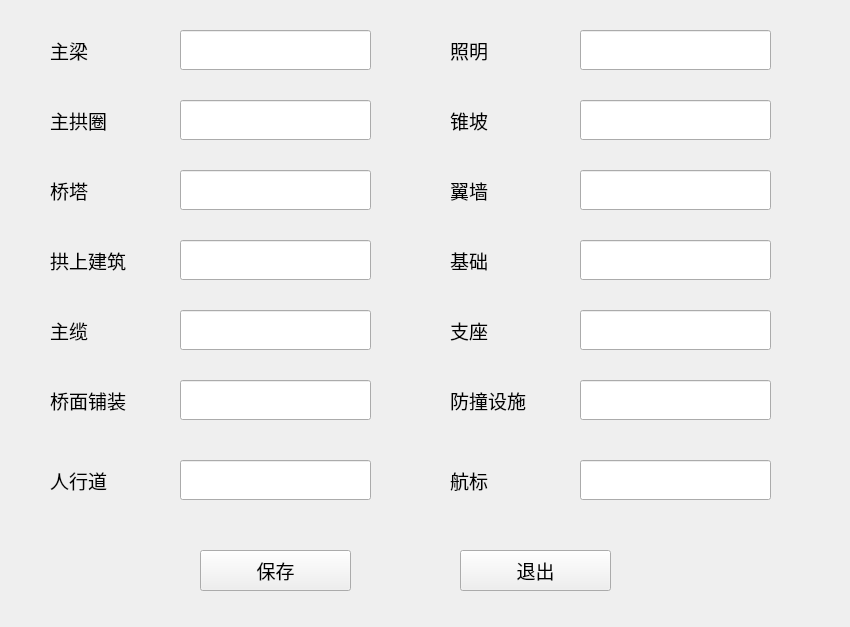
<?xml version="1.0" encoding="UTF-8"?>
<ui version="4.0">
 <class>BSInfoWidgetClass</class>
 <widget class="QWidget" name="BSInfoWidgetClass">
  <property name="geometry">
   <rect>
    <x>0</x>
    <y>0</y>
    <width>850</width>
    <height>627</height>
   </rect>
  </property>
  <property name="windowTitle">
   <string>BSInfoWidget</string>
  </property>
  <widget class="QLabel" name="label">
   <property name="geometry">
    <rect>
     <x>50</x>
     <y>30</y>
     <width>121</width>
     <height>41</height>
    </rect>
   </property>
   <property name="font">
    <font>
     <family>等线</family>
     <pointsize>14</pointsize>
    </font>
   </property>
   <property name="text">
    <string>主梁</string>
   </property>
  </widget>
  <widget class="QLineEdit" name="mainGirderEdit">
   <property name="geometry">
    <rect>
     <x>180</x>
     <y>30</y>
     <width>191</width>
     <height>40</height>
    </rect>
   </property>
   <property name="font">
    <font>
     <family>等线</family>
     <pointsize>14</pointsize>
    </font>
   </property>
   <property name="text">
    <string/>
   </property>
  </widget>
  <widget class="QLabel" name="label_2">
   <property name="geometry">
    <rect>
     <x>50</x>
     <y>100</y>
     <width>121</width>
     <height>41</height>
    </rect>
   </property>
   <property name="font">
    <font>
     <family>等线</family>
     <pointsize>14</pointsize>
    </font>
   </property>
   <property name="text">
    <string>主拱圈</string>
   </property>
  </widget>
  <widget class="QLineEdit" name="mainArchRibEdit">
   <property name="geometry">
    <rect>
     <x>180</x>
     <y>100</y>
     <width>191</width>
     <height>40</height>
    </rect>
   </property>
   <property name="font">
    <font>
     <family>等线</family>
     <pointsize>14</pointsize>
    </font>
   </property>
   <property name="text">
    <string/>
   </property>
  </widget>
  <widget class="QLabel" name="label_3">
   <property name="geometry">
    <rect>
     <x>50</x>
     <y>170</y>
     <width>121</width>
     <height>41</height>
    </rect>
   </property>
   <property name="font">
    <font>
     <family>等线</family>
     <pointsize>14</pointsize>
    </font>
   </property>
   <property name="text">
    <string>桥塔</string>
   </property>
  </widget>
  <widget class="QLineEdit" name="bridgeTowerEdit">
   <property name="geometry">
    <rect>
     <x>180</x>
     <y>170</y>
     <width>191</width>
     <height>40</height>
    </rect>
   </property>
   <property name="font">
    <font>
     <family>等线</family>
     <pointsize>14</pointsize>
    </font>
   </property>
   <property name="text">
    <string/>
   </property>
  </widget>
  <widget class="QLabel" name="label_4">
   <property name="geometry">
    <rect>
     <x>50</x>
     <y>240</y>
     <width>121</width>
     <height>41</height>
    </rect>
   </property>
   <property name="font">
    <font>
     <family>等线</family>
     <pointsize>14</pointsize>
    </font>
   </property>
   <property name="text">
    <string>拱上建筑</string>
   </property>
  </widget>
  <widget class="QLineEdit" name="structureAboveArchEdit">
   <property name="geometry">
    <rect>
     <x>180</x>
     <y>240</y>
     <width>191</width>
     <height>40</height>
    </rect>
   </property>
   <property name="font">
    <font>
     <family>等线</family>
     <pointsize>14</pointsize>
    </font>
   </property>
   <property name="text">
    <string/>
   </property>
  </widget>
  <widget class="QLabel" name="label_5">
   <property name="geometry">
    <rect>
     <x>50</x>
     <y>310</y>
     <width>121</width>
     <height>41</height>
    </rect>
   </property>
   <property name="font">
    <font>
     <family>等线</family>
     <pointsize>14</pointsize>
    </font>
   </property>
   <property name="text">
    <string>主缆</string>
   </property>
  </widget>
  <widget class="QLineEdit" name="mainCableEdit">
   <property name="geometry">
    <rect>
     <x>180</x>
     <y>310</y>
     <width>191</width>
     <height>40</height>
    </rect>
   </property>
   <property name="font">
    <font>
     <family>等线</family>
     <pointsize>14</pointsize>
    </font>
   </property>
   <property name="text">
    <string/>
   </property>
  </widget>
  <widget class="QLabel" name="label_6">
   <property name="geometry">
    <rect>
     <x>50</x>
     <y>380</y>
     <width>121</width>
     <height>41</height>
    </rect>
   </property>
   <property name="font">
    <font>
     <family>等线</family>
     <pointsize>14</pointsize>
    </font>
   </property>
   <property name="text">
    <string>桥面铺装</string>
   </property>
  </widget>
  <widget class="QLineEdit" name="bridgeSurfaceCoatingEdit">
   <property name="geometry">
    <rect>
     <x>180</x>
     <y>380</y>
     <width>191</width>
     <height>40</height>
    </rect>
   </property>
   <property name="font">
    <font>
     <family>等线</family>
     <pointsize>14</pointsize>
    </font>
   </property>
   <property name="text">
    <string/>
   </property>
  </widget>
  <widget class="QLabel" name="label_7">
   <property name="geometry">
    <rect>
     <x>50</x>
     <y>460</y>
     <width>121</width>
     <height>41</height>
    </rect>
   </property>
   <property name="font">
    <font>
     <family>等线</family>
     <pointsize>14</pointsize>
    </font>
   </property>
   <property name="text">
    <string>人行道</string>
   </property>
  </widget>
  <widget class="QLineEdit" name="sidewalkEdit">
   <property name="geometry">
    <rect>
     <x>180</x>
     <y>460</y>
     <width>191</width>
     <height>40</height>
    </rect>
   </property>
   <property name="font">
    <font>
     <family>等线</family>
     <pointsize>14</pointsize>
    </font>
   </property>
   <property name="text">
    <string/>
   </property>
  </widget>
  <widget class="QLineEdit" name="foundationEdit">
   <property name="geometry">
    <rect>
     <x>580</x>
     <y>240</y>
     <width>191</width>
     <height>40</height>
    </rect>
   </property>
   <property name="font">
    <font>
     <family>等线</family>
     <pointsize>14</pointsize>
    </font>
   </property>
   <property name="text">
    <string/>
   </property>
  </widget>
  <widget class="QLineEdit" name="wingWallEdit">
   <property name="geometry">
    <rect>
     <x>580</x>
     <y>170</y>
     <width>191</width>
     <height>40</height>
    </rect>
   </property>
   <property name="font">
    <font>
     <family>等线</family>
     <pointsize>14</pointsize>
    </font>
   </property>
   <property name="text">
    <string/>
   </property>
  </widget>
  <widget class="QLineEdit" name="crashBarrierEdit">
   <property name="geometry">
    <rect>
     <x>580</x>
     <y>380</y>
     <width>191</width>
     <height>40</height>
    </rect>
   </property>
   <property name="font">
    <font>
     <family>等线</family>
     <pointsize>14</pointsize>
    </font>
   </property>
   <property name="text">
    <string/>
   </property>
  </widget>
  <widget class="QLineEdit" name="beaconEdit">
   <property name="geometry">
    <rect>
     <x>580</x>
     <y>460</y>
     <width>191</width>
     <height>40</height>
    </rect>
   </property>
   <property name="font">
    <font>
     <family>等线</family>
     <pointsize>14</pointsize>
    </font>
   </property>
   <property name="text">
    <string/>
   </property>
  </widget>
  <widget class="QLabel" name="label_8">
   <property name="geometry">
    <rect>
     <x>450</x>
     <y>170</y>
     <width>121</width>
     <height>41</height>
    </rect>
   </property>
   <property name="font">
    <font>
     <family>等线</family>
     <pointsize>14</pointsize>
    </font>
   </property>
   <property name="text">
    <string>翼墙</string>
   </property>
  </widget>
  <widget class="QLabel" name="label_9">
   <property name="geometry">
    <rect>
     <x>450</x>
     <y>240</y>
     <width>121</width>
     <height>41</height>
    </rect>
   </property>
   <property name="font">
    <font>
     <family>等线</family>
     <pointsize>14</pointsize>
    </font>
   </property>
   <property name="text">
    <string>基础</string>
   </property>
  </widget>
  <widget class="QLabel" name="label_10">
   <property name="geometry">
    <rect>
     <x>450</x>
     <y>100</y>
     <width>121</width>
     <height>41</height>
    </rect>
   </property>
   <property name="font">
    <font>
     <family>等线</family>
     <pointsize>14</pointsize>
    </font>
   </property>
   <property name="text">
    <string>锥坡</string>
   </property>
  </widget>
  <widget class="QLabel" name="label_11">
   <property name="geometry">
    <rect>
     <x>450</x>
     <y>310</y>
     <width>121</width>
     <height>41</height>
    </rect>
   </property>
   <property name="font">
    <font>
     <family>等线</family>
     <pointsize>14</pointsize>
    </font>
   </property>
   <property name="text">
    <string>支座</string>
   </property>
  </widget>
  <widget class="QLineEdit" name="bearingEdit">
   <property name="geometry">
    <rect>
     <x>580</x>
     <y>310</y>
     <width>191</width>
     <height>40</height>
    </rect>
   </property>
   <property name="font">
    <font>
     <family>等线</family>
     <pointsize>14</pointsize>
    </font>
   </property>
   <property name="text">
    <string/>
   </property>
  </widget>
  <widget class="QLabel" name="label_12">
   <property name="geometry">
    <rect>
     <x>450</x>
     <y>460</y>
     <width>121</width>
     <height>41</height>
    </rect>
   </property>
   <property name="font">
    <font>
     <family>等线</family>
     <pointsize>14</pointsize>
    </font>
   </property>
   <property name="text">
    <string>航标</string>
   </property>
  </widget>
  <widget class="QLabel" name="label_13">
   <property name="geometry">
    <rect>
     <x>450</x>
     <y>30</y>
     <width>121</width>
     <height>41</height>
    </rect>
   </property>
   <property name="font">
    <font>
     <family>等线</family>
     <pointsize>14</pointsize>
    </font>
   </property>
   <property name="text">
    <string>照明</string>
   </property>
  </widget>
  <widget class="QLineEdit" name="coneSlopeEdit">
   <property name="geometry">
    <rect>
     <x>580</x>
     <y>100</y>
     <width>191</width>
     <height>40</height>
    </rect>
   </property>
   <property name="font">
    <font>
     <family>等线</family>
     <pointsize>14</pointsize>
    </font>
   </property>
   <property name="text">
    <string/>
   </property>
  </widget>
  <widget class="QLabel" name="label_14">
   <property name="geometry">
    <rect>
     <x>450</x>
     <y>380</y>
     <width>121</width>
     <height>41</height>
    </rect>
   </property>
   <property name="font">
    <font>
     <family>等线</family>
     <pointsize>14</pointsize>
    </font>
   </property>
   <property name="text">
    <string>防撞设施</string>
   </property>
  </widget>
  <widget class="QLineEdit" name="lightingEdit">
   <property name="geometry">
    <rect>
     <x>580</x>
     <y>30</y>
     <width>191</width>
     <height>40</height>
    </rect>
   </property>
   <property name="font">
    <font>
     <family>等线</family>
     <pointsize>14</pointsize>
    </font>
   </property>
   <property name="text">
    <string/>
   </property>
  </widget>
  <widget class="QPushButton" name="saveBtn">
   <property name="geometry">
    <rect>
     <x>200</x>
     <y>550</y>
     <width>151</width>
     <height>41</height>
    </rect>
   </property>
   <property name="font">
    <font>
     <family>等线</family>
     <pointsize>14</pointsize>
    </font>
   </property>
   <property name="text">
    <string>保存</string>
   </property>
  </widget>
  <widget class="QPushButton" name="exitBtn">
   <property name="geometry">
    <rect>
     <x>460</x>
     <y>550</y>
     <width>151</width>
     <height>41</height>
    </rect>
   </property>
   <property name="font">
    <font>
     <family>等线</family>
     <pointsize>14</pointsize>
    </font>
   </property>
   <property name="text">
    <string>退出</string>
   </property>
  </widget>
 </widget>
 <layoutdefault spacing="6" margin="11"/>
 <resources/>
 <connections/>
</ui>
